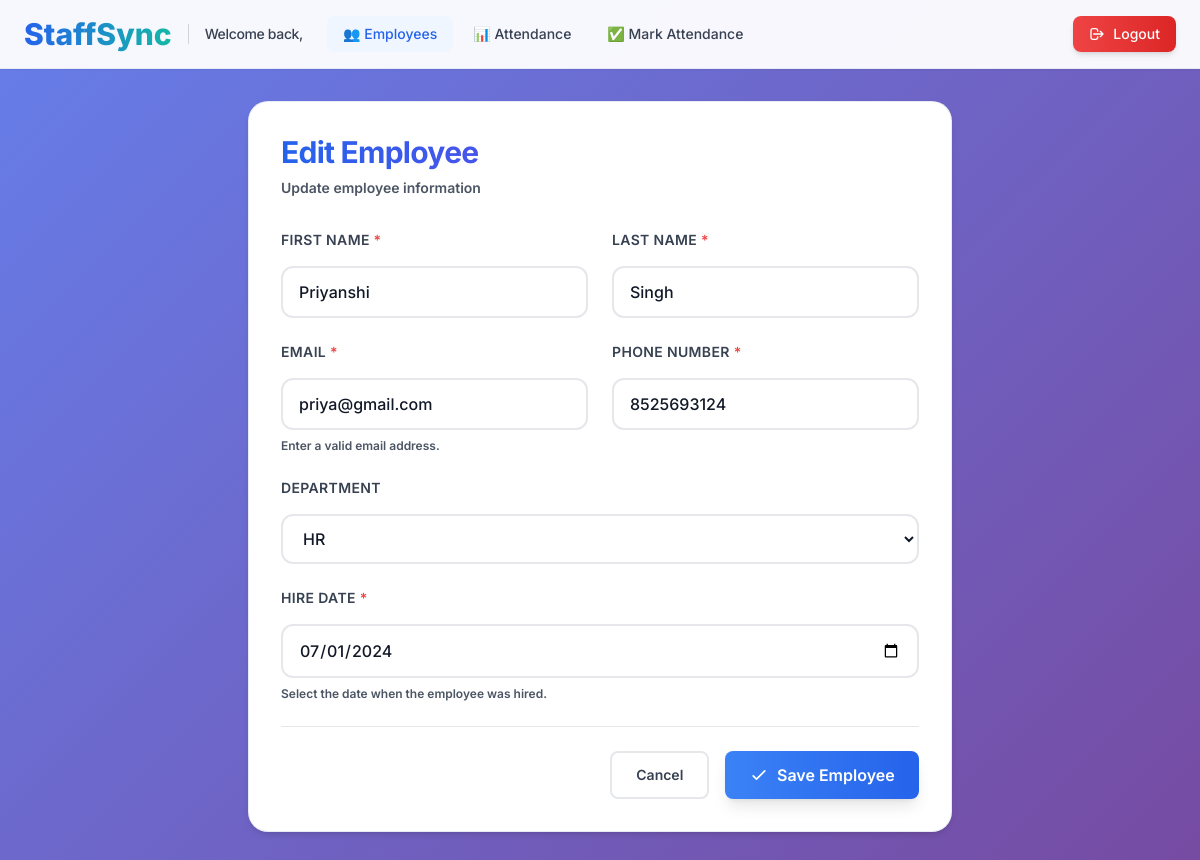
The app's page /employees/employee/7/edit/ with its own data.
### employees/models.py (models this page shows, shortened)
class Employee(models.Model):
    first_name = models.CharField(max_length=100)
    last_name = models.CharField(max_length=100)
    email = models.EmailField(unique=True)
    phone_number = models.CharField(max_length=15)
    department = models.ForeignKey(Department, on_delete=models.SET_NULL, null=True, blank=True)
    hire_date = models.DateField()
    class Meta:
        ordering = ['first_name', 'last_name']
        verbose_name_plural = 'Employees'

### employees/views.py (the view)
# urls.py: path('employee/<int:pk>/edit/', views.employee_edit, name='employee_edit'),
def employee_edit(request, pk):
    employee = get_object_or_404(Employee, pk=pk)
    if request.method == "POST":
        form = EmployeeForm(request.POST, instance=employee)
        if form.is_valid():
            employee = form.save()
            messages.success(request, f'Employee {employee.first_name} {employee.last_name} has been updated successfully.')
            return redirect('employee_list')
        else:
            messages.error(request, 'Please correct the errors below.')
    else:
        form = EmployeeForm(instance=employee)
    return render(request, 'employees/employee_form.html', {'form': form, 'employee': employee})

### employees/models.py (called while the page is built)
    def __str__(self):
        return self.name

### employees/templates/employees/employee_form.html (shortened to what this page needs)
{% load static %}
<!DOCTYPE html>
<html lang="en">
<head>
    <script src="https://cdn.tailwindcss.com"></script>
    <link rel="stylesheet" href="{% static 'admin.css' %}">
</head>
<body class="fade-in">
    <header class="admin-header sticky top-0 z-40 py-4 px-6">
        <div class="max-w-7xl mx-auto flex justify-between items-center">
            <div class="flex items-center space-x-6">
            <div class="flex items-center space-x-4">
                    <a href="{% url 'dashboard' %}" class="flex items-center space-x-2">
                        <span class="text-2xl md:text-3xl font-extrabold bg-gradient-to-r from-blue-600 to-teal-500 bg-clip-text text-transparent">StaffSync</span>
                    </a>
                    <div class="hidden md:block border-l border-gray-300 pl-4">
                        <h2 class="text-sm font-medium text-gray-600">Welcome back,</h2>
                    </div>
                </div>
                <nav class="hidden md:flex items-center space-x-1">
                    <a href="{% url 'employee_list' %}" class="px-4 py-2 text-sm font-medium text-blue-600 bg-blue-50 rounded-lg transition-all duration-200">👥 Employees</a>
                    <a href="{% url 'attendance_list' %}" class="px-4 py-2 text-sm font-medium text-gray-700 hover:text-blue-600 hover:bg-blue-50 rounded-lg transition-all duration-200">📊 Attendance</a>
                    <a href="{% url 'mark_attendance' %}" class="px-4 py-2 text-sm font-medium text-gray-700 hover:text-blue-600 hover:bg-blue-50 rounded-lg transition-all duration-200">✅ Mark Attendance</a>
                </nav>
            </div>
            <div class="flex items-center space-x-4">
                <a href="{% url 'logout' %}" class="inline-flex items-center px-4 py-2 text-sm font-medium text-white bg-gradient-to-r from-red-500 to-red-600 rounded-lg hover:from-red-600 hover:to-red-700 shadow-md hover:shadow-lg transition-all duration-200">
                    <svg class="w-4 h-4 mr-2" fill="none" stroke="currentColor" viewBox="0 0 24 24">
                        <path stroke-linecap="round" stroke-linejoin="round" stroke-width="2" d="M17 16l4-4m0 0l-4-4m4 4H7m6 4v1a3 3 0 01-3 3H6a3 3 0 01-3-3V7a3 3 0 013-3h4a3 3 0 013 3v1"></path>
                    </svg>
                    Logout
                </a>
            </div>
        </div>
    </header>
    <main class="max-w-3xl mx-auto px-4 sm:px-6 lg:px-8 py-8">
        <div class="card fade-in p-6 md:p-8">
            <div class="mb-8">
                <h1 class="text-3xl font-bold bg-gradient-to-r from-blue-600 to-purple-600 bg-clip-text text-transparent mb-2">
                </h1>
                <p class="text-sm text-gray-500">{% if employee %}Update employee information{% else %}Add a new team member to the system{% endif %}</p>
    </div>
            <form method="post" class="space-y-6">
                <div class="grid grid-cols-1 md:grid-cols-2 gap-6">
                    {% for field in form %}
                    <div class="space-y-2 {% if forloop.counter > 4 %}md:col-span-2{% endif %}">
                        <label for="{{ field.id_for_label }}" class="block text-sm font-semibold text-gray-700 uppercase tracking-wide">
                            {{ field.label }}
                            {% if field.field.required %}<span class="text-red-500">*</span>{% endif %}
                        </label>
                        {{ field }}
                        {% if field.help_text %}
                            <p class="text-xs text-gray-500">{{ field.help_text }}</p>
                        {% endif %}
                    </div>
                    {% endfor %}
                </div>
                <div class="flex flex-col sm:flex-row justify-end space-y-3 sm:space-y-0 sm:space-x-4 pt-6 border-t border-gray-200">
                    <a href="{% url 'employee_list' %}" class="inline-flex items-center justify-center px-6 py-3 text-sm font-semibold text-gray-700 bg-white border-2 border-gray-200 rounded-lg hover:bg-gray-50 hover:border-gray-300 transition-all duration-200">
                        Cancel
                    </a>
                    <button type="submit" class="inline-flex items-center justify-center px-6 py-3 bg-gradient-to-r from-blue-500 to-blue-600 text-white font-semibold rounded-lg shadow-lg hover:shadow-xl hover:from-blue-600 hover:to-blue-700 transition-all duration-200 transform hover:scale-105">
                        <svg class="w-5 h-5 mr-2" fill="none" stroke="currentColor" viewBox="0 0 24 24">
                            <path stroke-linecap="round" stroke-linejoin="round" stroke-width="2" d="M5 13l4 4L19 7"></path>
                        </svg>
                        Save Employee
                    </button>
                </div>
        </form>
    </div>
    </main>
</body>
</html>

### employees/static/admin.css (style rules this page uses)
:root { --primary-blue: #2563eb; --primary-blue-dark: #1d4ed8; --primary-blue-light: #3b82f6; --success-green: #10b981; --danger-red: #ef4444; --warning-yellow: #f59e0b; --gray-50: #f9fafb; --gray-100: #f3f4f6; --gray-200: #e5e7eb; --gray-300: #d1d5db; --gray-600: #4b5563; --gray-700: #374151; --gray-800: #1f2937; --gray-900: #111827; --space-xs: 0.25rem; --space-sm: 0.5rem; --space-md: 1rem; --space-lg: 1.5rem; --space-xl: 2rem; --space-2xl: 3rem; --space-3xl: 4rem; --font-xs: 0.75rem; --font-sm: 0.875rem; --font-base: 1rem; --font-lg: 1.125rem; --font-xl: 1.25rem; --font-2xl: 1.5rem; --font-3xl: 1.875rem; --font-4xl: 2.25rem; --radius-sm: 0.375rem; --radius-md: 0.5rem; --radius-lg: 0.75rem; --radius-xl: 1rem; --radius-2xl: 1.25rem; --radius-full: 9999px; --shadow-sm: 0 1px 2px 0 rgba(0, 0, 0, 0.05); --shadow-md: 0 4px 6px -1px rgba(0, 0, 0, 0.1), 0 2px 4px -1px rgba(0, 0, 0, 0.06); --shadow-lg: 0 10px 15px -3px rgba(0, 0, 0, 0.1), 0 4px 6px -2px rgba(0, 0, 0, 0.05); --shadow-xl: 0 20px 25px -5px rgba(0, 0, 0, 0.1), 0 10px 10px -5px rgba(0, 0, 0, 0.04); --shadow-2xl: 0 25px 50px -12px rgba(0, 0, 0, 0.25); --transition-fast: 150ms cubic-bezier(0.4, 0, 0.2, 1); --transition-base: 200ms cubic-bezier(0.4, 0, 0.2, 1); --transition-slow: 300ms cubic-bezier(0.4, 0, 0.2, 1); --transition-bounce: 400ms cubic-bezier(0.34, 1.56, 0.64, 1); --z-dropdown: 1000; --z-sticky: 1020; --z-fixed: 1030; --z-modal-backdrop: 1040; --z-modal: 1050; --z-popover: 1060; --z-tooltip: 1070; }
*, *::before, *::after { box-sizing: border-box; }
* { transition-property: background-color, border-color, color, fill, stroke, opacity, box-shadow, transform; transition-duration: var(--transition-base); transition-timing-function: cubic-bezier(0.4, 0, 0.2, 1); }
.card, .stat-card, button, .sidebar-link, .mobile-menu-btn { will-change: transform; backface-visibility: hidden; -webkit-font-smoothing: antialiased; -moz-osx-font-smoothing: grayscale; }
body { font-family: 'Inter', -apple-system, BlinkMacSystemFont, 'Segoe UI', Roboto, sans-serif; background: linear-gradient(135deg, #667eea 0%, #764ba2 100%); background-attachment: fixed; min-height: 100vh; color: #1f2937; -webkit-font-smoothing: antialiased; -moz-osx-font-smoothing: grayscale; text-rendering: optimizeLegibility; font-weight: 500; }
p, span, div { color: #1f2937; }
.text-gray-500 { color: #4b5563 !important; font-weight: 600; }
.text-gray-600 { color: #374151 !important; font-weight: 600; }
h1, h2, h3, h4, h5, h6 { font-weight: 700; color: #111827; letter-spacing: -0.025em; }
.card { background: white; border-radius: var(--radius-2xl); box-shadow: var(--shadow-md); transition: all var(--transition-bounce); border: 1px solid rgba(226, 232, 240, 0.8); position: relative; overflow: hidden; }
.card::before { content: ''; position: absolute; top: 0; left: 0; right: 0; height: 3px; background: linear-gradient(90deg, #3b82f6 0%, #8b5cf6 100%); transform: scaleX(0); transform-origin: left; transition: transform var(--transition-slow); opacity: 0; }
.admin-header { background: rgba(255, 255, 255, 0.95); backdrop-filter: blur(12px) saturate(180%); -webkit-backdrop-filter: blur(12px) saturate(180%); box-shadow: var(--shadow-sm); border-bottom: 1px solid rgba(226, 232, 240, 0.8); position: sticky; top: 0; z-index: var(--z-sticky); }
input[type="text"], input[type="email"], input[type="date"], input[type="tel"], input[type="number"], select, textarea { width: 100%; padding: 0.75rem 1rem; font-size: var(--font-base); line-height: 1.5; color: var(--gray-900); background-color: white; border: 2px solid var(--gray-200); border-radius: var(--radius-lg); transition: all var(--transition-base); font-family: inherit; }
input::placeholder, textarea::placeholder { color: var(--gray-400); opacity: 1; }
label { display: block; font-size: var(--font-sm); font-weight: 600; color: var(--gray-700); margin-bottom: 0.5rem; line-height: 1.5; }
.fade-in { animation: fadeIn 0.4s cubic-bezier(0.4, 0, 0.2, 1); will-change: opacity, transform; }
.card { animation: scaleIn 0.3s cubic-bezier(0.4, 0, 0.2, 1) backwards; will-change: opacity, transform; }
.card:nth-of-type(1) { animation-delay: 0.1s; }
.fade-in { animation: fadeIn 0.5s ease-out; }
.card { animation: scaleIn 0.4s ease-out backwards; }
.card:nth-of-type(1) { animation-delay: 0.2s; }

### employees/templates/employees/employee_form.html (style rules this page uses)
body { font-family: 'Inter', sans-serif; }

### records on screen
Employee: form "Priyanshi" "Singh" "priya@gmail.com" "8525693124" "HR" "07/01/2024"

### other values on screen
{{ field.label }} "FIRST NAME" "LAST NAME" "EMAIL" "PHONE NUMBER" "DEPARTMENT" "HIRE DATE"
{{ field.help_text }} "Enter a valid email address." "Select the date when the employee was hired."
